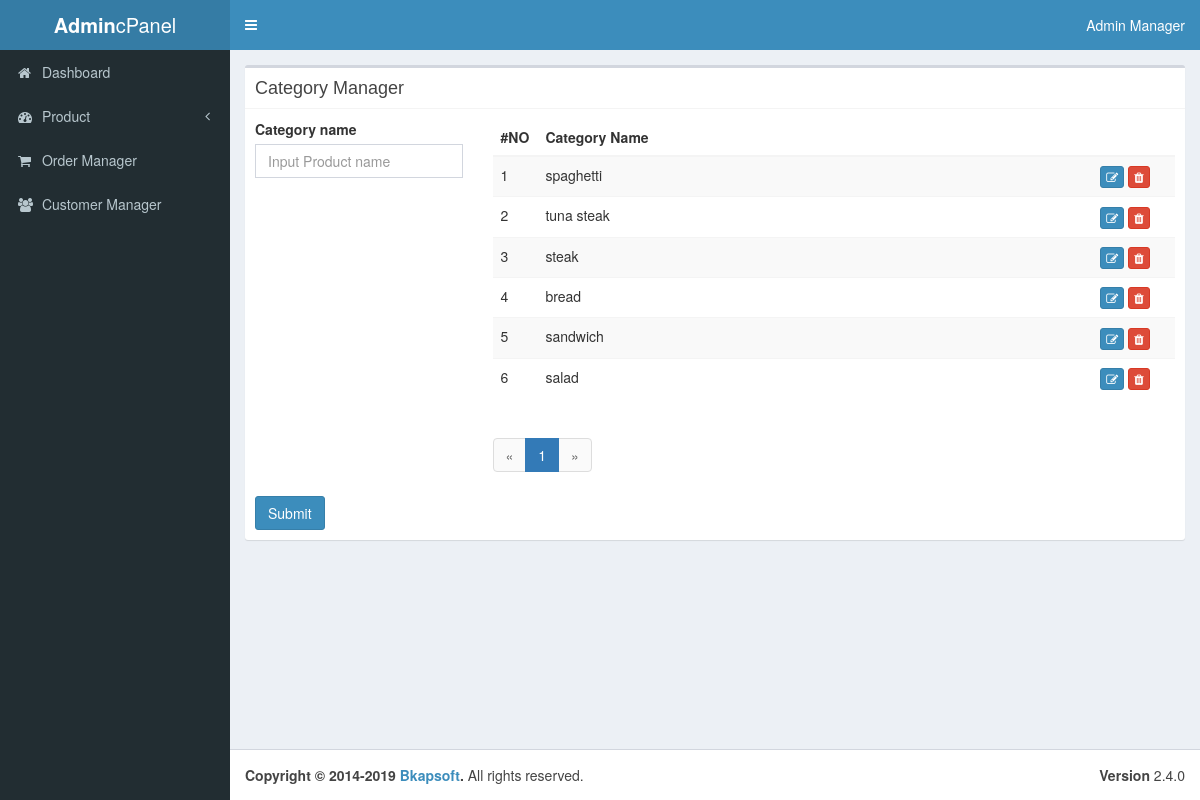
Screenshot of /admin/index.php?m=product&a=category (signed in) with the database file from the repository.
### tables this page shows
Create table category
(
  id int primary key auto_increment,
  name varchar(100) not null unique,
  ordering int default '0',
  status tinyint(1) default '0'
);

### db/connect.php (called while the page is built, shortened)
<?php
$dns = "mysql:host=localhost;dbname=bkap";
$options = [
    PDO::MYSQL_ATTR_INIT_COMMAND => 'SET NAMES utf8',
    PDO::ATTR_ERRMODE => PDO::ERRMODE_EXCEPTION
];
try {
    $conn = new PDO($dns,'root','',$options);
} catch (PDOException $e) {
    echo $e->getMessage(); die;
}
function getAll($args = []){
    global $conn;
    $table = isset($args['table']) ? $args['table'] : '';
    $orderBy = isset($args['orderBy']) ? $args['orderBy'] : 'id';
    $where = isset($args['where']) ? $args['where'] : false;
    $orderCompare = isset($args['orderCompare']) ? $args['orderCompare'] : 'ASC';
    $rand = isset($args['rand']) ? true : false;
    $limit = isset($args['limit']) ? $args['limit'] : false;
    $sql = "SELECT * FROM $table ";
    if ($rand) {
        $sql .= " Order By RAND()";
        if ($limit) {
             $sql .= " LIMIT $limit";
        }
    }else{
        $sql .= " Order By $orderBy $orderCompare ";
    }
    $stm = $conn->prepare($sql);
    $stm->setFetchMode(PDO::FETCH_ASSOC);
    $stm->execute();
    $result = $stm->fetchAll();
    return $result;
}
?>

### admin/modules/product/category-list.php (the view, shortened to what this page needs)
<div class="col-md-9">
	<?php
		$ps = getAll(['table' => 'category']);
		$total = count($ps);
		$limit = 10;
		$page = ceil($total/$limit);
		$getPage = !empty($_GET['page']) ? $_GET['page'] : 1;
		$start = ($getPage-1) * $limit;
		$sql = "SELECT id,name from category ";
		$sql .= "Order By id DESC LIMIT $start, $limit";
		$stm = $conn->prepare($sql);
		$stm->execute(); $stm->setFetchMode(PDO::FETCH_ASSOC);
		$categories = $stm->fetchAll();
	?>
	<table class="table table-striped table-hover">
	<thead>
		<tr>
			<th style="width: 20px; text-align: center">#NO</th>
			<th>Category Name</th>
			<th></th>
		</tr>
	</thead>
	<tbody>
	<?php $n=1; foreach($categories as $cat) : ?>
		<tr>
			<td><?php echo $n ?></td>
			<td><?php echo $cat['name'] ?></td>
			<td  style="width: 100px; text-align: center">
                <a href="index.php?m=product&a=category-edit&id=<?php echo $cat['id'] ?>" class="btn btn-xs btn-primary"><i class="fa fa-edit"></i></a>
                <a href="index.php?m=product&a=category-delete&id=<?php echo $cat['id'] ?>" class="btn btn-xs btn-danger" onclick="return confirm('Are you sure wan to delete it ?')"><i class="fa fa-trash"></i></a>
			</td>
		</tr>
	<?php $n++; endforeach; ?>
	</tbody>
</table>
<ul class="pagination">
	<li><a href="#">&laquo;</a></li>
	<?php for($i=1; $i<= $page; $i++) :
     $active = $getPage == $i ? 'class="active"': '';
	?>
	<li <?php echo $active; ?>>
		<?php if(!empty($_GET['key'])) : $key =  $_GET['key']; ?>
		<a href="index.php?m=product&a=category&page=<?php echo $i; ?>&key=<?php echo $key ?>"><?php echo $i ?></a>
		<?php else: ?>
		<a href="index.php?m=product&a=category&page=<?php echo $i; ?>"><?php echo $i ?></a>
		<?php endif; ?>
	</li>
	<?php endfor; ?>
	<li><a href="#">&raquo;</a></li>
</ul>
</div>

### rows the page displays
category: name "spaghetti"
category: name "tuna steak"
category: name "steak"
category: name "bread"
category: name "sandwich"
category: name "salad"

### other values shown
$admin['name'] "Admin Manager"
